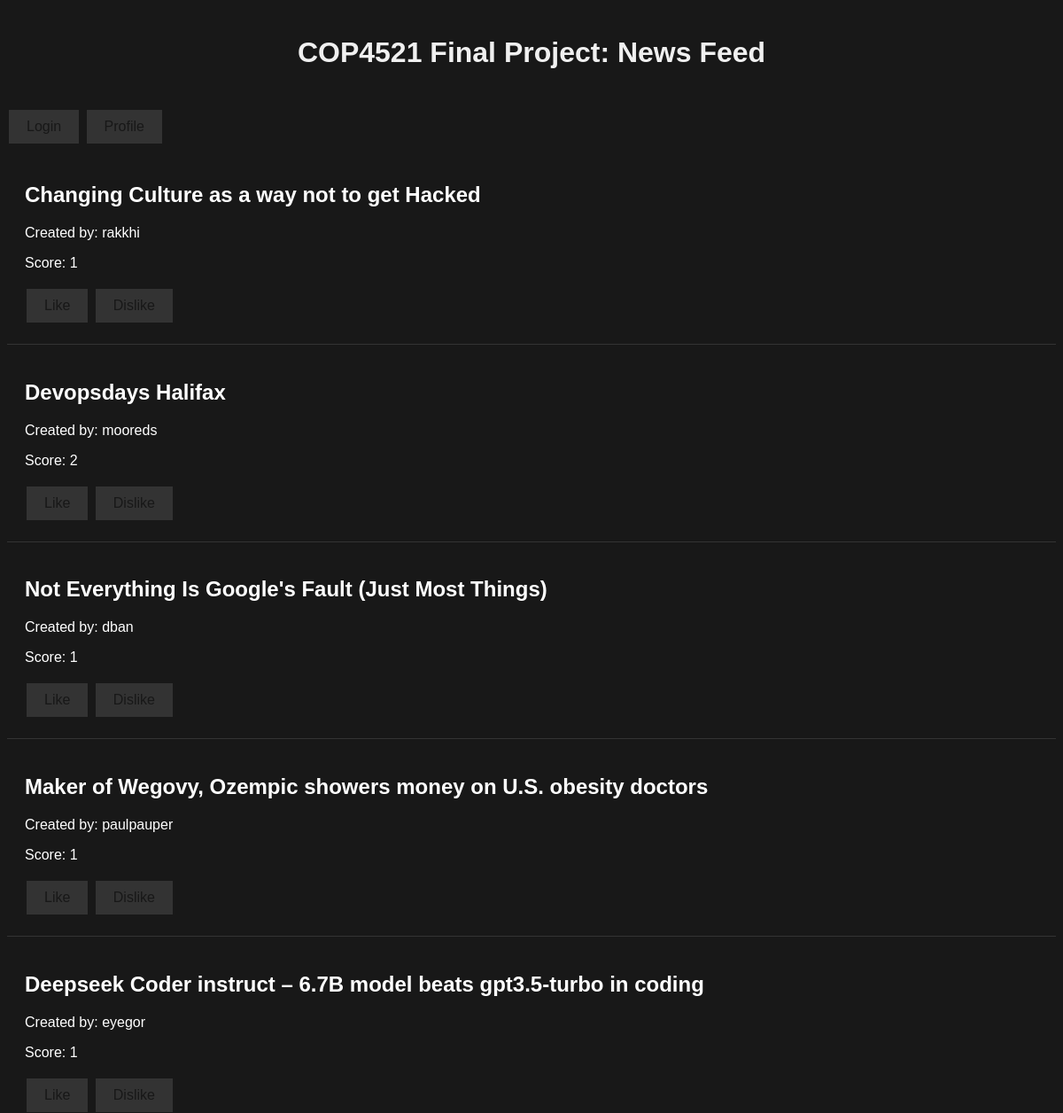
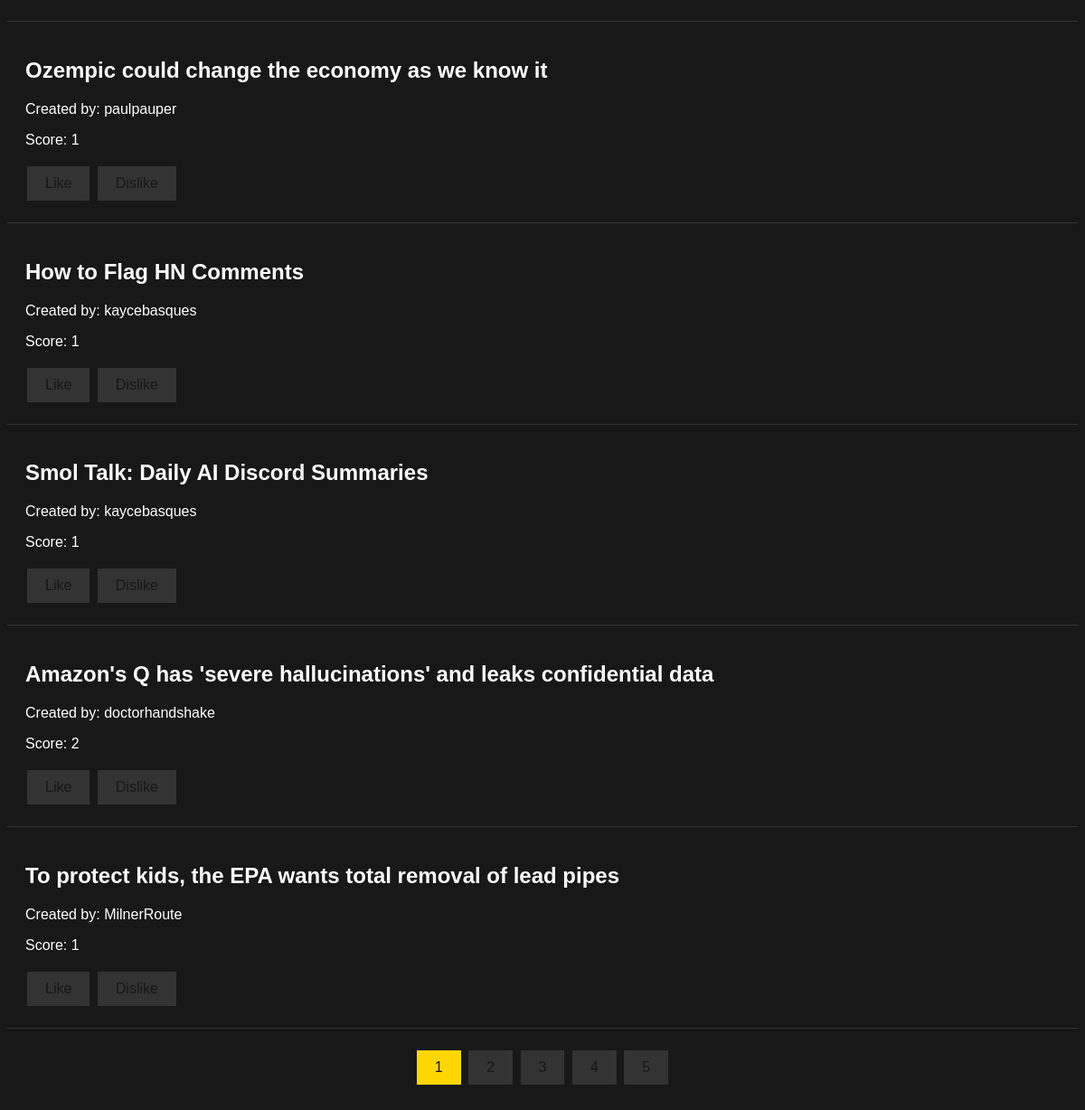
The page /mainfeed on the database its author committed (2 pictures, top to bottom).
### models/newsitem.py (models this page shows)
class NewsItem(Base):
    __tablename__ = 'news_items_new'
    id = Column(Integer, primary_key=True)
    created_by = Column(String(200))
    title = Column(String(200), nullable=False)
    score = Column(Integer, nullable=False)
    text = Column(Text, nullable=True)
    time = Column(Integer, nullable=True)

### app.py (the view)
@app.route('/mainfeed', methods=['GET'])
def mainfeed():
    page = request.args.get('page', 1, type=int)
    per_page = request.args.get('per_page', 10, type=int)
    session_db = Session()
    total_items = session_db.query(NewsItem).count()
    total_pages = ceil(total_items / per_page)
    if 'user' in session:
        user_id = session['user']['id']
        news_items = session_db.query(NewsItem, PostLikes.is_liked)\
            .outerjoin(PostLikes, (PostLikes.post_id == NewsItem.id)\
                       & (PostLikes.user_id == user_id))\
            .order_by(desc(NewsItem.time), desc(NewsItem.score))\
            .offset((page - 1) * per_page)\
            .limit(per_page)\
            .all()
    else:
        user_id = 0
        news_items = session_db.query(NewsItem, PostLikes.is_liked)\
            .outerjoin(PostLikes, (PostLikes.post_id == NewsItem.id)\
                       & (PostLikes.user_id == user_id))\
            .order_by(desc(NewsItem.time), desc(NewsItem.score))\
            .offset((page - 1) * per_page)\
            .limit(per_page)\
            .all()
    session_db.close()
    return render_template('mainfeed.html',
                           news_items=news_items,
                           page=page,
                           total_pages=total_pages)

### app.py (called while the page is built)
@app.after_request
def add_x_content_type_options_header(response):
    response.headers['X-Content-Type-Options'] = 'nosniff'
    return response

@app.after_request
def add_x_xss_protection_header(response):
    response.headers['X-XSS-Protection'] = '1; mode=block'
    return response

@app.after_request
def add_x_frame_options_header(response):
    response.headers['X-Frame-Options'] = 'SAMEORIGIN'
    return response

@app.after_request
def add_hsts_header(response):
    response.headers['Strict-Transport-Security'] = 'max-age=31536000; includeSubDomains'
    return response

### templates/mainfeed.html (shortened to what this page needs)
<!DOCTYPE html>
<html>
<head>
    <link rel="stylesheet" type="text/css" href="{{ url_for('static', filename='styles.css') }}">
</head>
<body>
    <header>
        <h1>COP4521 Final Project: News Feed</h1>
        {% if 'user' in session %}
            <p>Welcome, {{ session['user']['name'] }}</p>
            <button onclick="window.location.href = '{{ url_for('logout') }}'">Logout</button>
        {% else %}
            <button onclick="window.location.href = '{{ url_for('login') }}'">Login</button>
        {% endif %}
            <button onclick="window.location.href = '{{ url_for('profile') }}'">Profile</button>
    </header>
    <ul>
        {% for item_tuple in news_items %}
            <li>
                <h2>{{ item_tuple.NewsItem.title }}</h2>
                <p>Created by: {{ item_tuple.NewsItem.created_by }}</p>
                <p id="score-{{ item_tuple.NewsItem.id }}">Score: {{ item_tuple.NewsItem.score }}</p>
                <button id="like-btn-{{ item_tuple.NewsItem.id }}" onclick="likePost({{ item_tuple.NewsItem.id }})" class="{{ 'liked' if item_tuple.is_liked else '' }}">Like</button>
                <button id="dislike-btn-{{ item_tuple.NewsItem.id }}" onclick="dislikePost({{ item_tuple.NewsItem.id }})" class="{{ 'disliked' if item_tuple.is_liked == False else '' }}">Dislike</button>
            </li>
        {% endfor %}
    </ul>
    <div class="pagination">
        {% for i in range(page-5, page+5) %}
            {% if i > 0 and i <= total_pages %}
                <button onclick="navigateToPage({{ i }})" class="{% if i == page %}current-page{% endif %}">{{ i }}</button>
            {% endif %}
        {% endfor %}
    </div>
</body>
</html>

### static/styles.css (style rules this page uses)
body { background-color: #181818; color: #FFFFFF; font-family: Arial, sans-serif; }
h1 { text-align: center; padding: 20px; color: #F0F0F0; }
ul { list-style-type: none; padding: 0; margin: 0; }
li { border-bottom: 1px solid #333; padding: 20px; }
.pagination { text-align: center; padding: 20px 0; }
.current-page { background-color: #FFD700; color: #181818; }
button { background-color: #333; color: #181818; border: none; padding: 10px 20px; text-align: center; text-decoration: none; display: inline-block; font-size: 16px; margin: 4px 2px; transition-duration: 0.4s; cursor: pointer; }

### rows shown on the page
NewsItem: NewsItem "Changing Culture as a way not to get Hacked", NewsItem.created_by "rakkhi", NewsItem.score "1"
NewsItem: NewsItem "Devopsdays Halifax", NewsItem.created_by "mooreds", NewsItem.score "2"
NewsItem: NewsItem "Not Everything Is Google's Fault (Just Most Things)", NewsItem.created_by "dban", NewsItem.score "1"
NewsItem: NewsItem "Maker of Wegovy, Ozempic showers money on U.S. obesity doctors", NewsItem.created_by "paulpauper", NewsItem.score "1"
NewsItem: NewsItem "Deepseek Coder instruct – 6.7B model beats gpt3.5-turbo in coding", NewsItem.created_by "eyegor", NewsItem.score "1"
NewsItem: NewsItem "Ozempic could change the economy as we know it", NewsItem.created_by "paulpauper", NewsItem.score "1"
NewsItem: NewsItem "How to Flag HN Comments", NewsItem.created_by "kaycebasques", NewsItem.score "1"
NewsItem: NewsItem "Smol Talk: Daily AI Discord Summaries", NewsItem.created_by "kaycebasques", NewsItem.score "1"
NewsItem: NewsItem "Amazon's Q has 'severe hallucinations' and leaks confidential data", NewsItem.created_by "doctorhandshake", NewsItem.score "2"
NewsItem: NewsItem "To protect kids, the EPA wants total removal of lead pipes", NewsItem.created_by "MilnerRoute", NewsItem.score "1"

### other values the page prints
{{ i }} "1" "2" "3" "4" "5"
